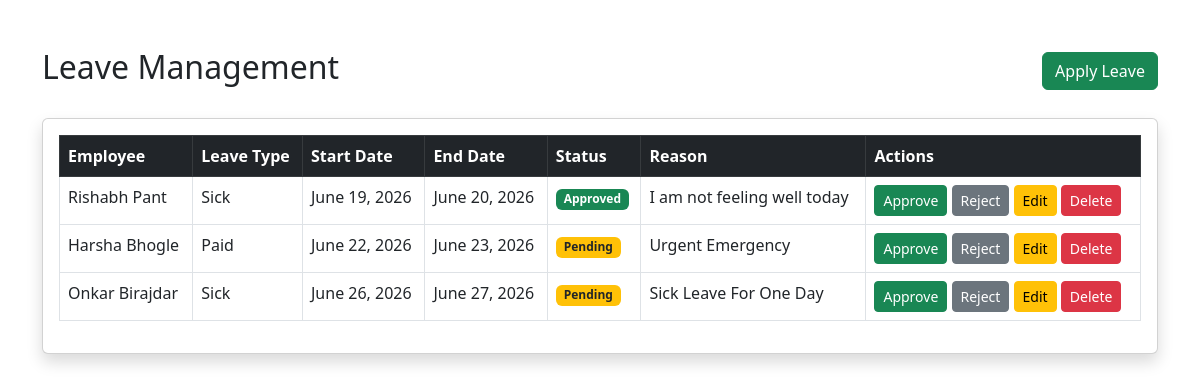
Screenshot of /employees/leave/ with the database file from the repository.
### employees/models.py (models this page shows, shortened)
class Leave(models.Model):
    LEAVE_TYPES = [
        ('Sick', 'Sick'),
        ('Casual', 'Casual'),
        ('Paid', 'Paid'),
    ]
    STATUS_CHOICES = [
        ('Pending', 'Pending'),
        ('Approved', 'Approved'),
        ('Rejected', 'Rejected'),
    ]
    employee = models.ForeignKey(
        Employee,
        on_delete=models.CASCADE
    )
    leave_type = models.CharField(
        max_length=20,
        choices=LEAVE_TYPES
    )
    start_date = models.DateField()
    end_date = models.DateField()
    reason = models.TextField()
    status = models.CharField(
        max_length=20,
        choices=STATUS_CHOICES,
        default='Pending'
    )

class Employee(models.Model):
    first_name = models.CharField(max_length=100)
    last_name = models.CharField(max_length=100)
    email = models.EmailField(unique=True)
    department = models.ForeignKey(
        Department,
        on_delete=models.CASCADE
    )
    def __str__(self):
        return f"{self.first_name} {self.last_name}"

### employees/views.py (the view)
# urls.py: path('leave/', leave_list, name='leave_list'),
def leave_list(request):
    leaves = Leave.objects.all()
    return render(
        request,
        'employees/leave_list.html',
        {'leaves': leaves}
    )

### employees/templates/employees/leave_list.html (shortened to what this page needs)
<!doctype html>
<html>
  <head>
    <link
      href="https://cdn.jsdelivr.net/npm/bootstrap@5.3.0/dist/css/bootstrap.min.css"
      rel="stylesheet"
    />
  </head>
  <body>
    <div class="container mt-5">
      <div class="d-flex justify-content-between align-items-center mb-4">
        <h2>Leave Management</h2>
        <a href="{% url 'add_leave' %}" class="btn btn-success">
          Apply Leave
        </a>
      </div>
      <div class="card shadow">
        <div class="card-body">
          <table class="table table-hover table-bordered">
            <thead class="table-dark">
              <tr>
                <th>Employee</th>
                <th>Leave Type</th>
                <th>Start Date</th>
                <th>End Date</th>
                <th>Status</th>
                <th>Reason</th>
                <th>Actions</th>
              </tr>
            </thead>
            <tbody>
              {% for leave in leaves %}
              <tr>
                <td>{{ leave.employee }}</td>
                <td>{{ leave.leave_type }}</td>
                <td>{{ leave.start_date }}</td>
                <td>{{ leave.end_date }}</td>
                <td>
                  {% if leave.status == 'Approved' %}
                  <span class="badge bg-success"> Approved </span>
                  {% elif leave.status == 'Rejected' %}
                  <span class="badge bg-danger"> Rejected </span>
                  {% else %}
                  <span class="badge bg-warning text-dark"> Pending </span>
                  {% endif %}
                </td>
                <td>{{ leave.reason }}</td>
                <td>
                  <a
                    href="{% url 'approve_leave' leave.id %}"
                    class="btn btn-success btn-sm"
                  >
                    Approve
                  </a>
                  <a
                    href="{% url 'reject_leave' leave.id %}"
                    class="btn btn-secondary btn-sm"
                  >
                    Reject
                  </a>
                  <a
                    href="{% url 'edit_leave' leave.id %}"
                    class="btn btn-warning btn-sm"
                  >
                    Edit
                  </a>
                  <a
                    href="{% url 'delete_leave' leave.id %}"
                    class="btn btn-danger btn-sm"
                  >
                    Delete
                  </a>
                </td>
              </tr>
              {% empty %}
              <tr>
                <td colspan="6" class="text-center">
                  No leave requests found.
                </td>
              </tr>
              {% endfor %}
            </tbody>
          </table>
        </div>
      </div>
    </div>
  </body>
</html>

### rows the page displays
Leave: employee "Rishabh Pant", leave_type "Sick", start_date "June 19, 2026", end_date "June 20, 2026", status "Approved", reason "I am not feeling well today"
Leave: employee "Harsha Bhogle", leave_type "Paid", start_date "June 22, 2026", end_date "June 23, 2026", status "Pending", reason "Urgent Emergency"
Leave: employee "Onkar Birajdar", leave_type "Sick", start_date "June 26, 2026", end_date "June 27, 2026", status "Pending", reason "Sick Leave For One Day"
